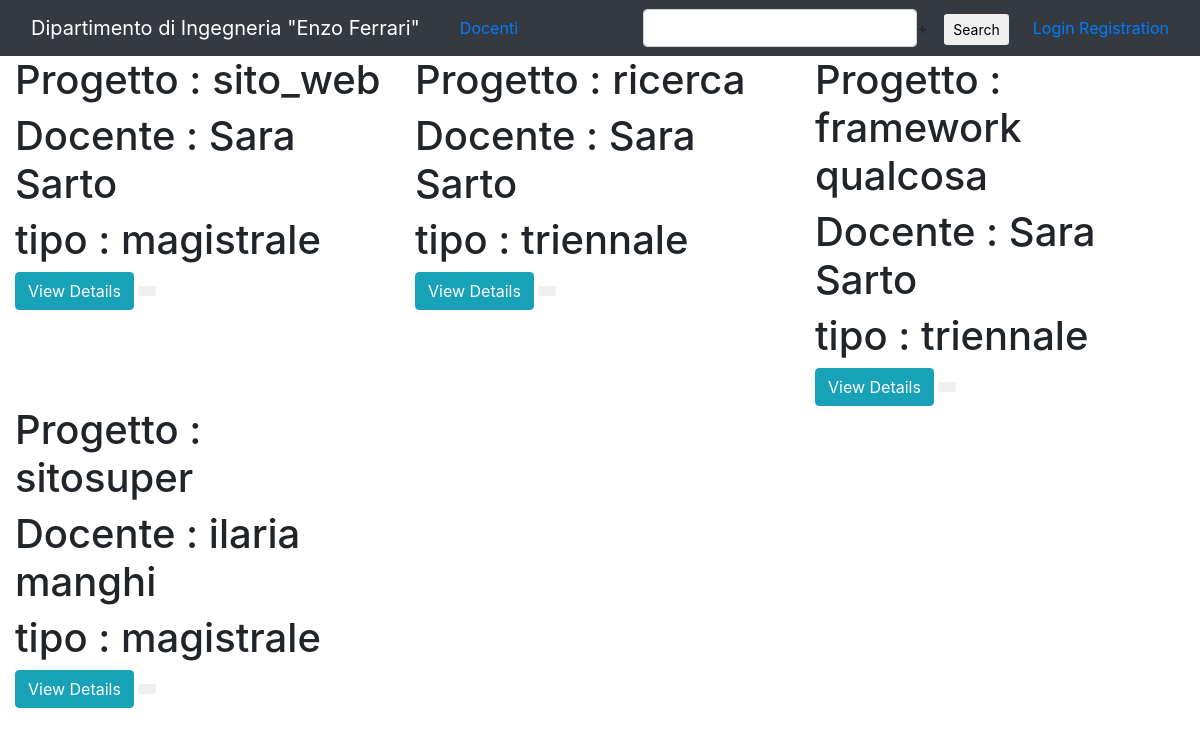
The page / on the database its author committed.
### home/models.py (models this page shows, shortened)
class Progetto(models.Model):
    docente = models.ForeignKey(Docente, on_delete=models.CASCADE)
    tipo = models.CharField(max_length=100)
    titolo = models.CharField(max_length=100)
    descrizione = models.CharField(max_length=1000)
    is_taken = models.BooleanField(default=False)

class Docente(models.Model):
    nome = models.CharField(max_length=500)
    cognome = models.CharField(max_length=500)
    matricola = models.CharField(max_length=10)
    mail = models.CharField(max_length=1000)
    def __str__(self):
        return self.nome + ' ' + self.cognome

### home/views.py (the view)
# urls.py: url(r'^$', views.IndexView.as_view(), name='index'),
class IndexView(generic.ListView):
    template_name = 'home/index.html'
    context_object_name = 'all_projects'
    def get_queryset(self):
        return Progetto.objects.all()

### home/templates/home/index.html (shortened to what this page needs)
{% extends 'home/base.html' %}
{% block body %}
    <div class="container-fluid" id="tourpackages-carousel">
        <div class="row">
            {% for progetto in all_projects %}
            <div class="col-sm-4">
                <div class="caption">
                    <h1>Progetto : {{ progetto.titolo }}</h1>
                    <h1>Docente : {{ progetto.docente }}</h1>
                    <h1>tipo  : {{ progetto.tipo }}</h1>
                    <a href="#" class="btn btn-info btn-xs" role="button"> View Details</a>
                    <form action="#" method="post" style="display: inline;">
                        <button type="submit" class="btn btn-default btn-sm">
                        </button>
                    </form>
                </div>
            </div>
            {% endfor %}
        </div>
    </div>
{% endblock %}

### home/templates/home/base.html (shortened to what this page needs)
<!DOCTYPE html>
<html lang="en">
<head>
    {% load static %}
    <link rel="stylesheet"  type="text/css" href="https://maxcdn.bootstrapcdn.com/bootstrap/4.0.0/css/bootstrap.min.css">
    <link href="//netdna.bootstrapcdn.com/bootstrap/3.0.0/css/bootstrap-glyphicons.css" rel="stylesheet">
    <link rel="stylesheet" type="text/css" href="{% static 'home/style.css' %}" />
</head>
<body>
    <nav class="navbar navbar-expand-sm bg-dark navbar-dark">
    <div class="container-fluid">
        <div class="navbar-header">
            <a class="navbar-brand" href="{% url 'home:index' %}"> Dipartimento di Ingegneria "Enzo Ferrari" </a>
        </div>
        <div class="collapse navbar-collapse" id="topNavBar">
            <ul class="navbar-nav mr-auto">
                <li class="nav-item ml-4">
                    <a href="{% url 'home:index' %}">
                        Docenti
                    </a>
                </li>
            </ul>
            <form class="navbar-form navbar-left" role="search" method="get" action="#">
                <div class="form-check-inline">
                    <input type="text" class="form-control" name="q" value="">
+                </div>
                <button type="submit" class="btn btn-sm "> Search </button>
            </form>
            <ul class="nav navbar-nav navbar-right">
                {% if user.is_authenticated %}
                    <li class="nav-item ml-4">
                        <a href="{% url 'logout' %}">
                            <span class="glyphicon glyphicon-off" aria-hidden="true"></span> Logout
                        </a>
                    </li>
                {% else %}
                    <li class="nav-item ml-4">
                        <a href="{% url 'login' %}">
                             Login
                        </a>
                        <a href="{% url 'register' %}">Registration</a>
                    </li>
                {% endif %}
            </ul>
        </div>
    </div>
</nav>
{% block body %}
{% endblock %}
</body>
</html>

### home/static/home/style.css (style rules this page uses)
.navbar { border-radius: 0; }
.navbar-brand { cursive; }

### rows shown on the page
Progetto: titolo "sito_web", docente "Sara Sarto", tipo "magistrale"
Progetto: titolo "ricerca", docente "Sara Sarto", tipo "triennale"
Progetto: titolo "framework qualcosa", docente "Sara Sarto", tipo "triennale"
Progetto: titolo "sitosuper", docente "ilaria manghi", tipo "magistrale"
